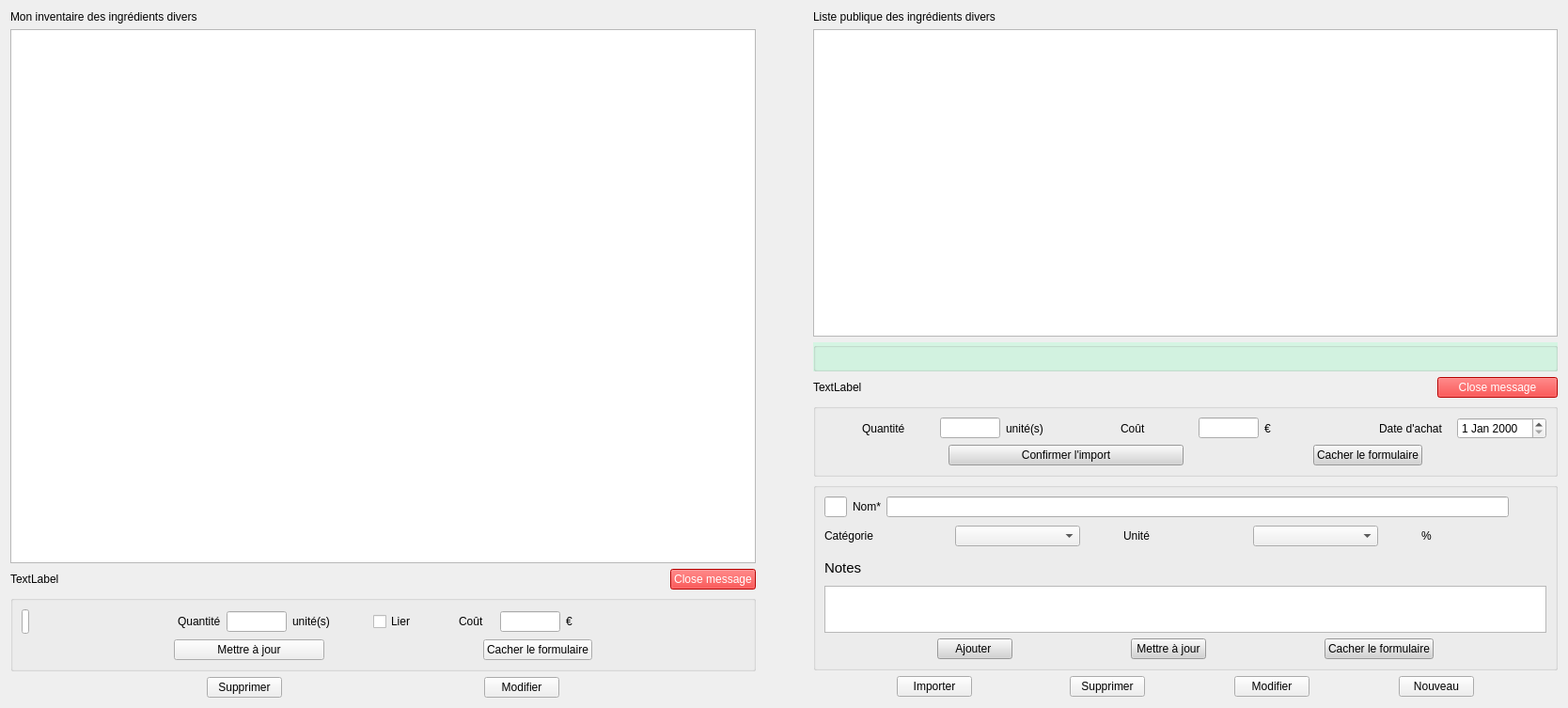
<?xml version="1.0" encoding="UTF-8"?>
<ui version="4.0">
 <class>Form</class>
 <widget class="QWidget" name="Form">
  <property name="geometry">
   <rect>
    <x>0</x>
    <y>0</y>
    <width>1668</width>
    <height>753</height>
   </rect>
  </property>
  <property name="windowTitle">
   <string>Form</string>
  </property>
  <layout class="QHBoxLayout" name="horizontalLayout_3">
   <item>
    <layout class="QVBoxLayout" name="verticalLayout_6">
     <item>
      <widget class="QLabel" name="labelInventoryTitle">
       <property name="text">
        <string>Mon inventaire des ingrédients divers</string>
       </property>
      </widget>
     </item>
     <item>
      <widget class="QListView" name="inventoryList">
       <property name="minimumSize">
        <size>
         <width>500</width>
         <height>0</height>
        </size>
       </property>
       <property name="font">
        <font>
         <family>Segoe UI</family>
        </font>
       </property>
      </widget>
     </item>
     <item>
      <layout class="QHBoxLayout" name="messageLayout_2">
       <item>
        <widget class="QLabel" name="labelMessage_2">
         <property name="sizePolicy">
          <sizepolicy hsizetype="Preferred" vsizetype="Preferred">
           <horstretch>3</horstretch>
           <verstretch>0</verstretch>
          </sizepolicy>
         </property>
         <property name="maximumSize">
          <size>
           <width>1000</width>
           <height>16777215</height>
          </size>
         </property>
         <property name="text">
          <string>TextLabel</string>
         </property>
        </widget>
       </item>
       <item>
        <widget class="QPushButton" name="closeMessageButton_2">
         <property name="maximumSize">
          <size>
           <width>128</width>
           <height>16777215</height>
          </size>
         </property>
         <property name="styleSheet">
          <string notr="true">background-color:red; color:white;</string>
         </property>
         <property name="text">
          <string>Close message</string>
         </property>
        </widget>
       </item>
      </layout>
     </item>
     <item>
      <widget class="QGroupBox" name="groupBoxImport_2">
       <property name="font">
        <font>
         <pointsize>11</pointsize>
         <bold>false</bold>
        </font>
       </property>
       <property name="styleSheet">
        <string notr="true"/>
       </property>
       <property name="title">
        <string/>
       </property>
       <layout class="QVBoxLayout" name="verticalLayout_4">
        <item>
         <layout class="QHBoxLayout" name="horizontalLayout_12">
          <item>
           <widget class="QLineEdit" name="idEdit_2">
            <property name="minimumSize">
             <size>
              <width>8</width>
              <height>0</height>
             </size>
            </property>
            <property name="maximumSize">
             <size>
              <width>8</width>
              <height>16777215</height>
             </size>
            </property>
           </widget>
          </item>
          <item>
           <spacer name="horizontalSpacer_20">
            <property name="orientation">
             <enum>Qt::Horizontal</enum>
            </property>
            <property name="sizeHint" stdset="0">
             <size>
              <width>40</width>
              <height>20</height>
             </size>
            </property>
           </spacer>
          </item>
          <item>
           <layout class="QHBoxLayout" name="horizontalLayout_13">
            <item>
             <widget class="QLabel" name="invQuantityLabel">
              <property name="font">
               <font>
                <pointsize>9</pointsize>
                <bold>false</bold>
               </font>
              </property>
              <property name="text">
               <string>Quantité</string>
              </property>
             </widget>
            </item>
            <item>
             <widget class="QLineEdit" name="invQuantityEdit">
              <property name="maximumSize">
               <size>
                <width>64</width>
                <height>16777215</height>
               </size>
              </property>
              <property name="font">
               <font>
                <pointsize>9</pointsize>
                <bold>false</bold>
               </font>
              </property>
             </widget>
            </item>
            <item>
             <widget class="QLabel" name="invQuantityUnitLabel">
              <property name="font">
               <font>
                <pointsize>9</pointsize>
                <bold>false</bold>
               </font>
              </property>
              <property name="text">
               <string>unité(s)</string>
              </property>
             </widget>
            </item>
           </layout>
          </item>
          <item>
           <spacer name="horizontalSpacer_21">
            <property name="orientation">
             <enum>Qt::Horizontal</enum>
            </property>
            <property name="sizeType">
             <enum>QSizePolicy::Minimum</enum>
            </property>
            <property name="sizeHint" stdset="0">
             <size>
              <width>40</width>
              <height>20</height>
             </size>
            </property>
           </spacer>
          </item>
          <item>
           <widget class="QCheckBox" name="checkBox">
            <property name="minimumSize">
             <size>
              <width>0</width>
              <height>0</height>
             </size>
            </property>
            <property name="font">
             <font>
              <pointsize>9</pointsize>
              <bold>false</bold>
             </font>
            </property>
            <property name="text">
             <string>Lier</string>
            </property>
           </widget>
          </item>
          <item>
           <spacer name="horizontalSpacer_26">
            <property name="orientation">
             <enum>Qt::Horizontal</enum>
            </property>
            <property name="sizeType">
             <enum>QSizePolicy::Minimum</enum>
            </property>
            <property name="sizeHint" stdset="0">
             <size>
              <width>40</width>
              <height>20</height>
             </size>
            </property>
           </spacer>
          </item>
          <item>
           <layout class="QHBoxLayout" name="horizontalLayout_14">
            <item>
             <widget class="QLabel" name="invCostLabel">
              <property name="font">
               <font>
                <pointsize>9</pointsize>
                <bold>false</bold>
               </font>
              </property>
              <property name="text">
               <string>Coût</string>
              </property>
             </widget>
            </item>
            <item>
             <widget class="QLineEdit" name="invCostEdit">
              <property name="maximumSize">
               <size>
                <width>64</width>
                <height>16777215</height>
               </size>
              </property>
              <property name="font">
               <font>
                <pointsize>9</pointsize>
                <bold>false</bold>
               </font>
              </property>
             </widget>
            </item>
            <item>
             <widget class="QLabel" name="invCostUnitLabel">
              <property name="font">
               <font>
                <pointsize>9</pointsize>
                <bold>false</bold>
               </font>
              </property>
              <property name="text">
               <string>€</string>
              </property>
             </widget>
            </item>
           </layout>
          </item>
          <item>
           <spacer name="horizontalSpacer_22">
            <property name="orientation">
             <enum>Qt::Horizontal</enum>
            </property>
            <property name="sizeHint" stdset="0">
             <size>
              <width>40</width>
              <height>20</height>
             </size>
            </property>
           </spacer>
          </item>
         </layout>
        </item>
        <item>
         <layout class="QHBoxLayout" name="horizontalLayout_15">
          <item>
           <spacer name="horizontalSpacer_23">
            <property name="orientation">
             <enum>Qt::Horizontal</enum>
            </property>
            <property name="sizeHint" stdset="0">
             <size>
              <width>40</width>
              <height>20</height>
             </size>
            </property>
           </spacer>
          </item>
          <item>
           <widget class="QPushButton" name="invUpdateButton">
            <property name="sizePolicy">
             <sizepolicy hsizetype="Minimum" vsizetype="Fixed">
              <horstretch>1</horstretch>
              <verstretch>0</verstretch>
             </sizepolicy>
            </property>
            <property name="maximumSize">
             <size>
              <width>160</width>
              <height>16777215</height>
             </size>
            </property>
            <property name="font">
             <font>
              <pointsize>9</pointsize>
              <bold>false</bold>
             </font>
            </property>
            <property name="text">
             <string>Mettre à jour</string>
            </property>
           </widget>
          </item>
          <item>
           <spacer name="horizontalSpacer_24">
            <property name="orientation">
             <enum>Qt::Horizontal</enum>
            </property>
            <property name="sizeHint" stdset="0">
             <size>
              <width>40</width>
              <height>20</height>
             </size>
            </property>
           </spacer>
          </item>
          <item>
           <widget class="QPushButton" name="invHideButton">
            <property name="font">
             <font>
              <pointsize>9</pointsize>
              <bold>false</bold>
             </font>
            </property>
            <property name="text">
             <string>Cacher le formulaire</string>
            </property>
           </widget>
          </item>
          <item>
           <spacer name="horizontalSpacer_25">
            <property name="orientation">
             <enum>Qt::Horizontal</enum>
            </property>
            <property name="sizeType">
             <enum>QSizePolicy::Expanding</enum>
            </property>
            <property name="sizeHint" stdset="0">
             <size>
              <width>40</width>
              <height>20</height>
             </size>
            </property>
           </spacer>
          </item>
         </layout>
        </item>
       </layout>
      </widget>
     </item>
     <item>
      <layout class="QHBoxLayout" name="horizontalLayout_7">
       <item>
        <spacer name="horizontalSpacer_7">
         <property name="orientation">
          <enum>Qt::Horizontal</enum>
         </property>
         <property name="sizeHint" stdset="0">
          <size>
           <width>40</width>
           <height>20</height>
          </size>
         </property>
        </spacer>
       </item>
       <item>
        <widget class="QPushButton" name="invDeleteButton">
         <property name="text">
          <string>Supprimer</string>
         </property>
        </widget>
       </item>
       <item>
        <spacer name="horizontalSpacer_6">
         <property name="orientation">
          <enum>Qt::Horizontal</enum>
         </property>
         <property name="sizeHint" stdset="0">
          <size>
           <width>40</width>
           <height>20</height>
          </size>
         </property>
        </spacer>
       </item>
       <item>
        <widget class="QPushButton" name="invEditButton">
         <property name="text">
          <string>Modifier</string>
         </property>
        </widget>
       </item>
       <item>
        <spacer name="horizontalSpacer_8">
         <property name="orientation">
          <enum>Qt::Horizontal</enum>
         </property>
         <property name="sizeHint" stdset="0">
          <size>
           <width>40</width>
           <height>20</height>
          </size>
         </property>
        </spacer>
       </item>
      </layout>
     </item>
    </layout>
   </item>
   <item>
    <spacer name="horizontalSpacer_4">
     <property name="orientation">
      <enum>Qt::Horizontal</enum>
     </property>
     <property name="sizeType">
      <enum>QSizePolicy::Minimum</enum>
     </property>
     <property name="sizeHint" stdset="0">
      <size>
       <width>55</width>
       <height>20</height>
      </size>
     </property>
    </spacer>
   </item>
   <item>
    <layout class="QVBoxLayout" name="verticalLayout_3">
     <item>
      <widget class="QLabel" name="labelPublicTitle">
       <property name="text">
        <string>Liste publique des ingrédients divers</string>
       </property>
      </widget>
     </item>
     <item>
      <widget class="QListView" name="publicList">
       <property name="sizePolicy">
        <sizepolicy hsizetype="Expanding" vsizetype="Expanding">
         <horstretch>0</horstretch>
         <verstretch>0</verstretch>
        </sizepolicy>
       </property>
       <property name="minimumSize">
        <size>
         <width>0</width>
         <height>0</height>
        </size>
       </property>
       <property name="font">
        <font>
         <family>Segoe UI</family>
        </font>
       </property>
      </widget>
     </item>
     <item>
      <widget class="QGroupBox" name="filterGroupBox">
       <property name="maximumSize">
        <size>
         <width>16777215</width>
         <height>80</height>
        </size>
       </property>
       <property name="styleSheet">
        <string notr="true">background-color:#D5F5E3</string>
       </property>
       <property name="title">
        <string/>
       </property>
      </widget>
     </item>
     <item>
      <layout class="QHBoxLayout" name="horizontalLayout_11">
       <item>
        <widget class="QLabel" name="labelMessage">
         <property name="text">
          <string>TextLabel</string>
         </property>
        </widget>
       </item>
       <item>
        <widget class="QPushButton" name="closeMessageButton">
         <property name="maximumSize">
          <size>
           <width>128</width>
           <height>16777215</height>
          </size>
         </property>
         <property name="styleSheet">
          <string notr="true">background-color:red; color:white;</string>
         </property>
         <property name="text">
          <string>Close message</string>
         </property>
        </widget>
       </item>
      </layout>
     </item>
     <item>
      <widget class="QGroupBox" name="groupBoxImport">
       <property name="maximumSize">
        <size>
         <width>16777215</width>
         <height>100</height>
        </size>
       </property>
       <property name="font">
        <font>
         <pointsize>11</pointsize>
         <bold>false</bold>
        </font>
       </property>
       <property name="styleSheet">
        <string notr="true"/>
       </property>
       <property name="title">
        <string/>
       </property>
       <layout class="QVBoxLayout" name="verticalLayout_2">
        <item>
         <layout class="QHBoxLayout" name="horizontalLayout_9">
          <item>
           <spacer name="horizontalSpacer_10">
            <property name="orientation">
             <enum>Qt::Horizontal</enum>
            </property>
            <property name="sizeType">
             <enum>QSizePolicy::Minimum</enum>
            </property>
            <property name="sizeHint" stdset="0">
             <size>
              <width>40</width>
              <height>20</height>
             </size>
            </property>
           </spacer>
          </item>
          <item>
           <widget class="QLabel" name="quantityLabel">
            <property name="font">
             <font>
              <pointsize>9</pointsize>
              <bold>false</bold>
             </font>
            </property>
            <property name="text">
             <string>Quantité</string>
            </property>
           </widget>
          </item>
          <item>
           <widget class="QLineEdit" name="quantityEdit">
            <property name="maximumSize">
             <size>
              <width>64</width>
              <height>16777215</height>
             </size>
            </property>
            <property name="font">
             <font>
              <pointsize>9</pointsize>
              <bold>false</bold>
             </font>
            </property>
            <property name="toolTip">
             <string>Maximum 1000 g</string>
            </property>
           </widget>
          </item>
          <item>
           <widget class="QLabel" name="quantityUnitLabel">
            <property name="font">
             <font>
              <pointsize>9</pointsize>
              <bold>false</bold>
             </font>
            </property>
            <property name="text">
             <string>unité(s)</string>
            </property>
           </widget>
          </item>
          <item>
           <spacer name="horizontalSpacer_9">
            <property name="orientation">
             <enum>Qt::Horizontal</enum>
            </property>
            <property name="sizeType">
             <enum>QSizePolicy::Minimum</enum>
            </property>
            <property name="sizeHint" stdset="0">
             <size>
              <width>40</width>
              <height>20</height>
             </size>
            </property>
           </spacer>
          </item>
          <item>
           <widget class="QLabel" name="costLabel">
            <property name="font">
             <font>
              <pointsize>9</pointsize>
              <bold>false</bold>
             </font>
            </property>
            <property name="text">
             <string>Coût</string>
            </property>
           </widget>
          </item>
          <item>
           <widget class="QLineEdit" name="costEdit">
            <property name="maximumSize">
             <size>
              <width>64</width>
              <height>16777215</height>
             </size>
            </property>
            <property name="font">
             <font>
              <pointsize>9</pointsize>
              <bold>false</bold>
             </font>
            </property>
            <property name="toolTip">
             <string>Maximum 100 € </string>
            </property>
           </widget>
          </item>
          <item>
           <widget class="QLabel" name="costUnitLabel">
            <property name="font">
             <font>
              <pointsize>9</pointsize>
              <bold>false</bold>
             </font>
            </property>
            <property name="text">
             <string>€</string>
            </property>
           </widget>
          </item>
          <item>
           <spacer name="horizontalSpacer_11">
            <property name="orientation">
             <enum>Qt::Horizontal</enum>
            </property>
            <property name="sizeType">
             <enum>QSizePolicy::Minimum</enum>
            </property>
            <property name="sizeHint" stdset="0">
             <size>
              <width>40</width>
              <height>20</height>
             </size>
            </property>
           </spacer>
          </item>
          <item>
           <widget class="QLabel" name="dateLabel">
            <property name="font">
             <font>
              <pointsize>9</pointsize>
              <bold>false</bold>
             </font>
            </property>
            <property name="text">
             <string>Date d'achat</string>
            </property>
           </widget>
          </item>
          <item>
           <widget class="QDateEdit" name="importDateEdit">
            <property name="maximumSize">
             <size>
              <width>16777207</width>
              <height>16777215</height>
             </size>
            </property>
            <property name="font">
             <font>
              <pointsize>9</pointsize>
              <bold>false</bold>
             </font>
            </property>
           </widget>
          </item>
         </layout>
        </item>
        <item>
         <layout class="QHBoxLayout" name="horizontalLayout_10">
          <item>
           <spacer name="horizontalSpacer_19">
            <property name="orientation">
             <enum>Qt::Horizontal</enum>
            </property>
            <property name="sizeHint" stdset="0">
             <size>
              <width>40</width>
              <height>20</height>
             </size>
            </property>
           </spacer>
          </item>
          <item>
           <widget class="QPushButton" name="confirmImportButton">
            <property name="sizePolicy">
             <sizepolicy hsizetype="Minimum" vsizetype="Fixed">
              <horstretch>1</horstretch>
              <verstretch>0</verstretch>
             </sizepolicy>
            </property>
            <property name="maximumSize">
             <size>
              <width>250</width>
              <height>16777215</height>
             </size>
            </property>
            <property name="font">
             <font>
              <pointsize>9</pointsize>
              <bold>false</bold>
             </font>
            </property>
            <property name="styleSheet">
             <string notr="true">background-color:lightgray</string>
            </property>
            <property name="text">
             <string>Confirmer l'import</string>
            </property>
           </widget>
          </item>
          <item>
           <spacer name="horizontalSpacer_12">
            <property name="orientation">
             <enum>Qt::Horizontal</enum>
            </property>
            <property name="sizeHint" stdset="0">
             <size>
              <width>40</width>
              <height>20</height>
             </size>
            </property>
           </spacer>
          </item>
          <item>
           <widget class="QPushButton" name="hideImportButton">
            <property name="font">
             <font>
              <pointsize>9</pointsize>
              <bold>false</bold>
             </font>
            </property>
            <property name="styleSheet">
             <string notr="true">background-color:lightgray</string>
            </property>
            <property name="text">
             <string>Cacher le formulaire</string>
            </property>
           </widget>
          </item>
          <item>
           <spacer name="horizontalSpacer_13">
            <property name="orientation">
             <enum>Qt::Horizontal</enum>
            </property>
            <property name="sizeType">
             <enum>QSizePolicy::Expanding</enum>
            </property>
            <property name="sizeHint" stdset="0">
             <size>
              <width>40</width>
              <height>20</height>
             </size>
            </property>
           </spacer>
          </item>
         </layout>
        </item>
       </layout>
      </widget>
     </item>
     <item>
      <widget class="QGroupBox" name="groupBoxNew">
       <property name="sizePolicy">
        <sizepolicy hsizetype="Preferred" vsizetype="Minimum">
         <horstretch>0</horstretch>
         <verstretch>0</verstretch>
        </sizepolicy>
       </property>
       <property name="maximumSize">
        <size>
         <width>16777215</width>
         <height>200</height>
        </size>
       </property>
       <property name="font">
        <font>
         <pointsize>11</pointsize>
         <bold>false</bold>
        </font>
       </property>
       <property name="styleSheet">
        <string notr="true"/>
       </property>
       <property name="title">
        <string/>
       </property>
       <layout class="QVBoxLayout" name="verticalLayout">
        <item>
         <layout class="QHBoxLayout" name="horizontalLayout_6">
          <item>
           <widget class="QLineEdit" name="idEdit">
            <property name="maximumSize">
             <size>
              <width>24</width>
              <height>16777215</height>
             </size>
            </property>
            <property name="font">
             <font>
              <pointsize>9</pointsize>
              <bold>false</bold>
             </font>
            </property>
           </widget>
          </item>
          <item>
           <widget class="QLabel" name="nameLabel">
            <property name="font">
             <font>
              <pointsize>9</pointsize>
              <bold>false</bold>
             </font>
            </property>
            <property name="text">
             <string>Nom*</string>
            </property>
           </widget>
          </item>
          <item>
           <widget class="QLineEdit" name="nameEdit">
            <property name="sizePolicy">
             <sizepolicy hsizetype="Expanding" vsizetype="Fixed">
              <horstretch>0</horstretch>
              <verstretch>0</verstretch>
             </sizepolicy>
            </property>
            <property name="font">
             <font>
              <pointsize>9</pointsize>
              <bold>false</bold>
             </font>
            </property>
           </widget>
          </item>
          <item>
           <spacer name="horizontalSpacer_29">
            <property name="orientation">
             <enum>Qt::Horizontal</enum>
            </property>
            <property name="sizeType">
             <enum>QSizePolicy::Minimum</enum>
            </property>
            <property name="sizeHint" stdset="0">
             <size>
              <width>40</width>
              <height>20</height>
             </size>
            </property>
           </spacer>
          </item>
         </layout>
        </item>
        <item>
         <layout class="QHBoxLayout" name="horizontalLayout_5">
          <item>
           <widget class="QLabel" name="categoryLabel">
            <property name="font">
             <font>
              <pointsize>9</pointsize>
              <bold>false</bold>
             </font>
            </property>
            <property name="text">
             <string>Catégorie</string>
            </property>
           </widget>
          </item>
          <item>
           <widget class="QComboBox" name="categoryCombo">
            <property name="font">
             <font>
              <pointsize>9</pointsize>
              <bold>false</bold>
             </font>
            </property>
            <property name="toolTip">
             <string>obligatoire, ne peut être vide</string>
            </property>
           </widget>
          </item>
          <item>
           <spacer name="horizontalSpacer_27">
            <property name="orientation">
             <enum>Qt::Horizontal</enum>
            </property>
            <property name="sizeType">
             <enum>QSizePolicy::Minimum</enum>
            </property>
            <property name="sizeHint" stdset="0">
             <size>
              <width>40</width>
              <height>20</height>
             </size>
            </property>
           </spacer>
          </item>
          <item>
           <widget class="QLabel" name="unitLabel">
            <property name="font">
             <font>
              <pointsize>9</pointsize>
              <bold>false</bold>
             </font>
            </property>
            <property name="text">
             <string>Unité</string>
            </property>
           </widget>
          </item>
          <item>
           <widget class="QComboBox" name="unitCombo">
            <property name="font">
             <font>
              <pointsize>9</pointsize>
              <bold>false</bold>
             </font>
            </property>
           </widget>
          </item>
          <item>
           <spacer name="horizontalSpacer_30">
            <property name="orientation">
             <enum>Qt::Horizontal</enum>
            </property>
            <property name="sizeType">
             <enum>QSizePolicy::Minimum</enum>
            </property>
            <property name="sizeHint" stdset="0">
             <size>
              <width>40</width>
              <height>20</height>
             </size>
            </property>
           </spacer>
          </item>
          <item>
           <widget class="QLabel" name="abvUnitLabel">
            <property name="font">
             <font>
              <pointsize>9</pointsize>
              <bold>false</bold>
             </font>
            </property>
            <property name="text">
             <string>%</string>
            </property>
           </widget>
          </item>
         </layout>
        </item>
        <item>
         <widget class="QLabel" name="label_notes">
          <property name="text">
           <string>Notes</string>
          </property>
         </widget>
        </item>
        <item>
         <widget class="QTextEdit" name="notesEdit">
          <property name="maximumSize">
           <size>
            <width>16777215</width>
            <height>50</height>
           </size>
          </property>
          <property name="toolTip">
           <string>facultatif</string>
          </property>
         </widget>
        </item>
        <item>
         <layout class="QHBoxLayout" name="horizontalLayout_2">
          <item>
           <spacer name="horizontalSpacer_14">
            <property name="orientation">
             <enum>Qt::Horizontal</enum>
            </property>
            <property name="sizeHint" stdset="0">
             <size>
              <width>40</width>
              <height>20</height>
             </size>
            </property>
           </spacer>
          </item>
          <item>
           <widget class="QPushButton" name="addButton">
            <property name="font">
             <font>
              <pointsize>9</pointsize>
              <bold>false</bold>
             </font>
            </property>
            <property name="styleSheet">
             <string notr="true">background-color:lightgray</string>
            </property>
            <property name="text">
             <string>Ajouter </string>
            </property>
           </widget>
          </item>
          <item>
           <spacer name="horizontalSpacer_15">
            <property name="orientation">
             <enum>Qt::Horizontal</enum>
            </property>
            <property name="sizeHint" stdset="0">
             <size>
              <width>40</width>
              <height>20</height>
             </size>
            </property>
           </spacer>
          </item>
          <item>
           <widget class="QPushButton" name="updateButton">
            <property name="font">
             <font>
              <pointsize>9</pointsize>
              <bold>false</bold>
             </font>
            </property>
            <property name="styleSheet">
             <string notr="true">background-color:lightgray</string>
            </property>
            <property name="text">
             <string>Mettre à jour</string>
            </property>
           </widget>
          </item>
          <item>
           <spacer name="horizontalSpacer_18">
            <property name="orientation">
             <enum>Qt::Horizontal</enum>
            </property>
            <property name="sizeHint" stdset="0">
             <size>
              <width>40</width>
              <height>20</height>
             </size>
            </property>
           </spacer>
          </item>
          <item>
           <widget class="QPushButton" name="hideNewButton">
            <property name="font">
             <font>
              <pointsize>9</pointsize>
              <bold>false</bold>
             </font>
            </property>
            <property name="styleSheet">
             <string notr="true">background-color:lightgray</string>
            </property>
            <property name="text">
             <string>Cacher le formulaire</string>
            </property>
           </widget>
          </item>
          <item>
           <spacer name="horizontalSpacer_16">
            <property name="orientation">
             <enum>Qt::Horizontal</enum>
            </property>
            <property name="sizeHint" stdset="0">
             <size>
              <width>40</width>
              <height>20</height>
             </size>
            </property>
           </spacer>
          </item>
         </layout>
        </item>
       </layout>
      </widget>
     </item>
     <item>
      <layout class="QHBoxLayout" name="horizontalLayout">
       <item>
        <spacer name="horizontalSpacer_5">
         <property name="orientation">
          <enum>Qt::Horizontal</enum>
         </property>
         <property name="sizeHint" stdset="0">
          <size>
           <width>40</width>
           <height>20</height>
          </size>
         </property>
        </spacer>
       </item>
       <item>
        <widget class="QPushButton" name="importButton">
         <property name="text">
          <string>Importer</string>
         </property>
        </widget>
       </item>
       <item>
        <spacer name="horizontalSpacer_2">
         <property name="orientation">
          <enum>Qt::Horizontal</enum>
         </property>
         <property name="sizeHint" stdset="0">
          <size>
           <width>98</width>
           <height>23</height>
          </size>
         </property>
        </spacer>
       </item>
       <item>
        <widget class="QPushButton" name="deleteButton">
         <property name="text">
          <string>Supprimer</string>
         </property>
        </widget>
       </item>
       <item>
        <spacer name="horizontalSpacer_17">
         <property name="orientation">
          <enum>Qt::Horizontal</enum>
         </property>
         <property name="sizeHint" stdset="0">
          <size>
           <width>40</width>
           <height>20</height>
          </size>
         </property>
        </spacer>
       </item>
       <item>
        <widget class="QPushButton" name="editButton">
         <property name="text">
          <string>Modifier</string>
         </property>
        </widget>
       </item>
       <item>
        <spacer name="horizontalSpacer">
         <property name="orientation">
          <enum>Qt::Horizontal</enum>
         </property>
         <property name="sizeHint" stdset="0">
          <size>
           <width>40</width>
           <height>20</height>
          </size>
         </property>
        </spacer>
       </item>
       <item>
        <widget class="QPushButton" name="newButton">
         <property name="text">
          <string>Nouveau</string>
         </property>
        </widget>
       </item>
       <item>
        <spacer name="horizontalSpacer_3">
         <property name="orientation">
          <enum>Qt::Horizontal</enum>
         </property>
         <property name="sizeHint" stdset="0">
          <size>
           <width>40</width>
           <height>20</height>
          </size>
         </property>
        </spacer>
       </item>
      </layout>
     </item>
    </layout>
   </item>
  </layout>
 </widget>
 <resources/>
 <connections/>
</ui>
